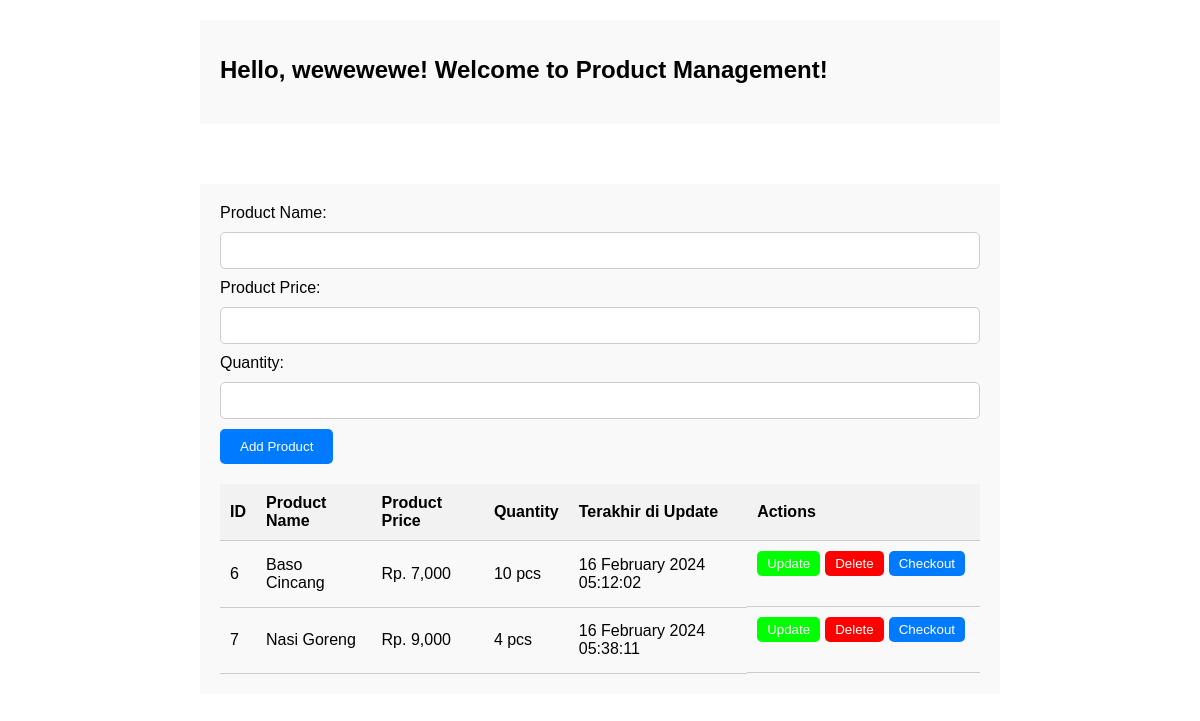
Screenshot of /Kasir/pages/Kasir/manage_product.php (signed in) with the database file from the repository.
### tables this page shows
CREATE TABLE `products` (
  `id` int(11) NOT NULL,
  `nama_produk` varchar(45) DEFAULT NULL,
  `harga_produk` int(11) DEFAULT NULL,
  `created_at` timestamp NOT NULL DEFAULT CURRENT_TIMESTAMP,
  `updated_at` timestamp NOT NULL DEFAULT CURRENT_TIMESTAMP ON UPDATE CURRENT_TIMESTAMP,
  `jumlah` int(11) DEFAULT '0',
  `kode_unik` varchar(255) DEFAULT NULL
);

### Kasir/pages/Kasir/manage_product.php (the view, shortened to what this page needs)
<?php
require_once('../../db/DB_connection.php');
$query = "SELECT * FROM products";
$result = $conn->query($query);
?>
<!DOCTYPE html>
<html lang="en">
<head>
    <link rel="stylesheet" href="../../assets/style/manage_product.css">
</head>
<body>
<div class="container">
<div class="box form-box">
       <h1>Hello, <?php echo htmlspecialchars($_SESSION['nama']); ?>! Welcome to Product Management!</h1>
    </div>
</div>
    <div class="container">
    <div class="box form-box">
    <div class="form-container">
        <form action="../../db/DB_add_product.php" method="post">
           <label for="nama_produk">Product Name:</label>
            <input type="text" name="nama_produk" required>
            <br>
            <label for="harga_produk">Product Price:</label>
            <input type="number" name="harga_produk" required>
            <br>
           <label for="jumlah">Quantity:</label>
            <input type="number" name="jumlah" required>
            <br>
            <button type="submit" name="add_product" class="btn">Add Product</button>
        </form>
    </div>
    <table>
        <tr>
            <th>ID</th>
            <th>Product Name</th>
            <th>Product Price</th>
            <th>Quantity</th>
            <th>Terakhir di Update</th>
            <th>Actions</th>
        </tr>
        <?php while ($row = $result->fetch_assoc()): ?>
            <tr>
                <td><?php echo $row['id']; ?></td>
                <td><?php echo htmlspecialchars($row['nama_produk']); ?></td>
                <td>Rp. <?php echo number_format($row["harga_produk"]); ?></td>
                <td><?php echo number_format($row['jumlah']); ?> pcs</td>
                <td><?php echo date('d F Y H:i:s', strtotime($row['updated_at'])); ?></td>
                <td class="action-buttons">
                    <form action="update_product.php" method="get">
                        <button class="btna" class="update-button" type="submit">Update</button>
                    </form>
                    <form action="../../db/DB_delete_product.php" method="post">
                        <button type="submit" class="btnb" class="delete-button" name="delete_product" onclick="return confirm('Are you sure you want to delete this product?')">Delete</button>
                    </form>
                    <form action="../../db/DB_procces_checkout.php" method="post">
                        <button type="submit" class="btnc" class="checkout-button" name="checkout_product">Checkout</button>
                    </form>
                </td>
            </tr>
        <?php endwhile; ?>
    </table>
        </div>
        </div>
</body>
</html>

### Kasir/assets/style/manage_product.css (style rules this page uses)
body { font-family: Arial, sans-serif; margin: 0; padding: 0; }
.container { max-width: 800px; margin: 0 auto; padding: 20px; }
.box { background-color: #f9f9f9; padding: 20px; margin-bottom: 20px; }
.form-container { margin-bottom: 20px; }
form { margin-bottom: 20px; }
label { display: block; margin-bottom: 5px; }
input[type="text"], input[type="number"] { width: 100%; padding: 10px; margin-bottom: 10px; border: 1px solid #ccc; border-radius: 5px; box-sizing: border-box; }
table { width: 100%; border-collapse: collapse; }
th, td { text-align : center; padding: 10px; border-bottom: 1px solid #ccc; text-align: left; }
th { background-color: #f2f2f2; }
.action-buttons { text-align: center; display: flex; justify-content: space-between; }
.btn { padding: 10px 20px; background-color: #007bff; color: #fff; border: none; border-radius: 5px; cursor: pointer; }
.btna, .btnb, .btnc { padding: 5px 10px; margin-right: 5px; background-color: #007bff; color: #fff; border: none; border-radius: 5px; cursor: pointer; }

### Kasir/pages/Kasir/manage_product.php (style rules this page uses)
.box.form-box { background-color: #f9f9f9; padding: 20px; margin-bottom: 20px; width: 100%; box-sizing: border-box; }
.box.form-box h1 { margin-bottom: 20px; font-size: 24px; }
.form-container { margin-bottom: 20px; }
form { margin-bottom: 20px; }
label { display: block; margin-bottom: 10px; }
input[type="text"], input[type="number"] { width: 100%; padding: 10px; margin-bottom: 10px; border: 1px solid #ccc; border-radius: 5px; box-sizing: border-box; }
.btn { padding: 10px 20px; background-color: #007bff; color: #fff; border: none; border-radius: 5px; cursor: pointer; }
.btna { padding: 5px 10px; margin-right: 5px; background-color: #00ff00; color: #fff; border: none; border-radius: 5px; cursor: pointer; }
.btnb { padding: 5px 10px; margin-right: 5px; background-color: #ff0000; color: #fff; border: none; border-radius: 5px; cursor: pointer; }
.btnc { padding: 5px 10px; margin-right: 5px; background-color: #007bff; color: #fff; border: none; border-radius: 5px; cursor: pointer; }

### rows the page displays
products: id "6", nama_produk "Baso Cincang", harga_produk "7,000", jumlah "10", updated_at "16 February 2024 05:12:02"
products: id "7", nama_produk "Nasi Goreng", harga_produk "9,000", jumlah "4", updated_at "16 February 2024 05:38:11"

### other values shown
$_SESSION['nama'] "wewewewe"
